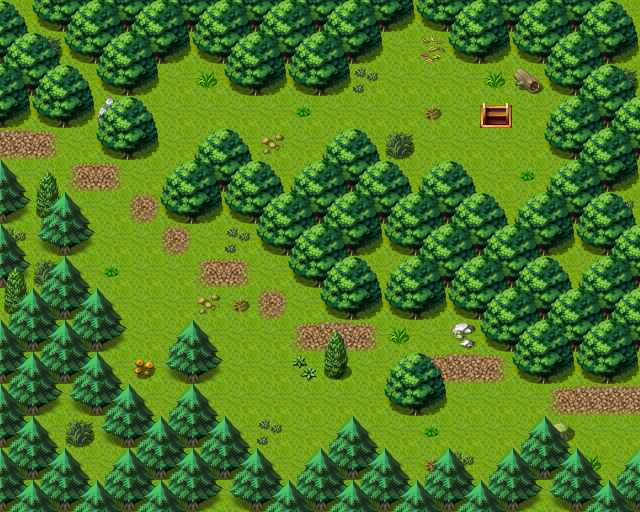

Below is a game level as drawn by its tile map, then a one-line description and the .tmx that defines it (tile-layer data replaced by summaries):
An orthogonal 20x16 tile map with 32x32 px tiles, 3 tile layers (Ground, Objects, Above), 1 hidden layer not drawn, 9 tilesets and 7 objects (4x spawn, 3x mapchange).

<map version="1.0" orientation="orthogonal" width="20" height="16" tilewidth="32" tileheight="32">
    <properties>
        <property name="outdoors" value="1" />
    </properties>
    <tileset firstgid="1" name="map_6" tilewidth="32" tileheight="32">
        <image source="../drawable/map_6.png" width="256" height="256" />
    </tileset>
    <tileset firstgid="65" name="map_19" tilewidth="32" tileheight="32">
        <image source="../drawable/map_19.png" width="256" height="256" />
    </tileset>
    <tileset firstgid="129" name="map_17" tilewidth="32" tileheight="32">
        <image source="../drawable/map_17.png" width="256" height="256" />
    </tileset>
    <tileset firstgid="193" name="map_5" tilewidth="32" tileheight="32">
        <image source="../drawable/map_5.png" width="256" height="256" />
    </tileset>
    <tileset firstgid="257" name="map_16" tilewidth="32" tileheight="32">
        <image source="../drawable/map_16.png" width="256" height="256" />
    </tileset>
    <tileset firstgid="321" name="map_4" tilewidth="32" tileheight="32">
        <image source="../drawable/map_4.png" width="256" height="256" />
    </tileset>
    <tileset firstgid="385" name="map_3" tilewidth="32" tileheight="32">
        <image source="../drawable/map_3.png" width="256" height="256" />
    </tileset>
    <tileset firstgid="449" name="map_35" tilewidth="32" tileheight="32">
        <image source="../drawable/map_35.png" width="256" height="256" />
    </tileset>
    <tileset firstgid="513" name="map_2" tilewidth="32" tileheight="32">
        <image source="../drawable/map_2.png" width="256" height="256" />
    </tileset>
    <layer name="Ground" width="20" height="16">
        <data>[320 cells, 320 non-empty, 3 distinct tile ids]</data>
    </layer>
    <layer name="Objects" width="20" height="16">
        <data>[320 cells, 155 non-empty, 25 distinct tile ids]</data>
    </layer>
    <layer name="Above" width="20" height="16">
        <data>[320 cells, 65 non-empty, 5 distinct tile ids]</data>
    </layer>
    <layer name="Walkable" width="20" height="16" visible="0">
        <data>[320 cells, 189 non-empty, 1 distinct tile ids]</data>
    </layer>
    <objectgroup name="Mapevents" visible="0">
        <object name="west" type="mapchange" x="0" y="128" width="32" height="64">
            <properties>
                <property name="map" value="wild13" />
                <property name="place" value="east" />
            </properties>
        </object>
        <object name="east" type="mapchange" x="608" y="384" width="32" height="96">
            <properties>
                <property name="map" value="wild15" />
                <property name="place" value="west" />
            </properties>
        </object>
        <object name="down" type="mapchange" x="480" y="96" width="32" height="32">
            <properties>
                <property name="map" value="wild14_cave" />
                <property name="place" value="up_south" />
            </properties>
        </object>
    </objectgroup>
    <objectgroup name="Spawn" visible="0">
        <object name="caveboar1" type="spawn" x="160" y="96" width="384" height="96">
            <properties>
                <property name="quantity" value="2" />
                <property name="spawngroup" value="caveboar1" />
            </properties>
        </object>
        <object name="forestserpent2" type="spawn" x="64" y="256" width="320" height="224">
            <properties>
                <property name="quantity" value="2" />
                <property name="spawngroup" value="forestserpent2" />
            </properties>
        </object>
        <object name="forestwolf1" type="spawn" x="288" y="384" width="288" height="128">
            <properties>
                <property name="spawngroup" value="forestwolf1" />
            </properties>
        </object>
        <object name="lonely_wolf" type="spawn" x="544" y="384" width="32" height="32">
            <properties>
                <property name="spawngroup" value="lonely_wolf" />
            </properties>
        </object>
    </objectgroup>
    <objectgroup name="Keys" visible="0" />
</map>
